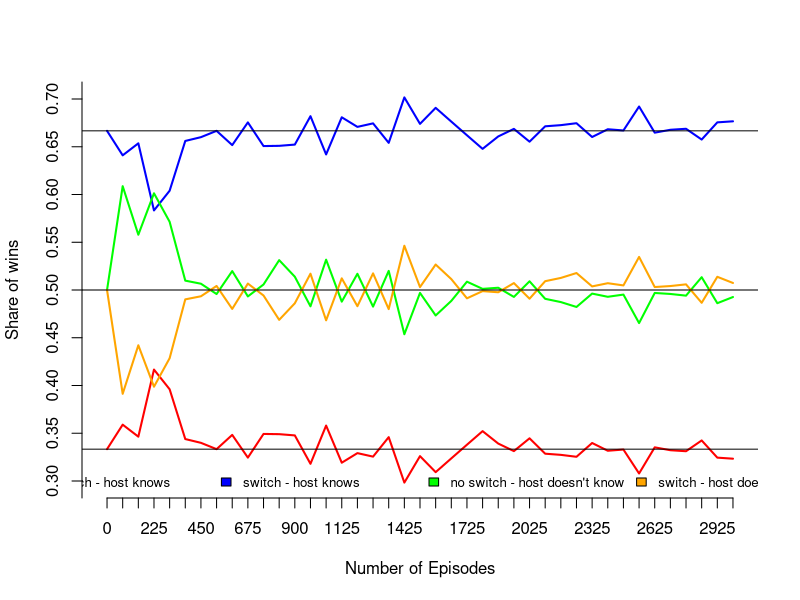

Write R code to recreate this figure.
library(Matrix)

montyhall <- function(k) {
  
  episodes <- as(rbind(rep(c(1, 0, 0), k), rep(c(0, 1, 0), k), rep(c(0, 0, 1), k)), "sparseMatrix") # sample 3k episodes
  episodes <- episodes[ , sample(ncol(episodes))] # shuffle for realism
  
  # contestant picks ex ante
  firstpick <- sample(1:3, k * 3, replace = T)
  
  left <- left2 <- rbind(rep(NA, k * 3), rep(NA, k * 3))
  noswitchwins  <- switchwins  <- rep(0, k * 3)
  noswitchwins2 <- switchwins2 <- rep(0, k * 3)

  # 1. show host takes away one of the zeros you did not pick
  
  left <- sapply(1:(3*k), function(j) {
                    if (firstpick[j] == which(episodes[, j] == 1)) {
                      rbind(episodes[firstpick[j], j], episodes[sample(which(episodes[, j] != 1), 1), j])
                    } else {
                      rbind(episodes[firstpick[j], j], episodes[which(episodes[, j] == 1), j])
                    }})
  
  # 2. show host takes away one of the boxes you did not pick - may be the winning one!
  
  left2 <- sapply(1:(3*k), function(j) rbind(episodes[firstpick[j], j], episodes[sample(setdiff(1:3, firstpick[j]), 1), j]))

  # 1. no switch 
  noswitchwins  <- left[1, ] == 1
  
  # 1. switch to the other remaining box, which is always in the lower row of left[, j]
  switchwins    <- left[2, ] == 1
  
  # 2. no switch 
  noswitchwins2 <- left2[1, ] == 1
  
  # 2. switch to the other remaining box, which is always in the lower row of left[, j]
  switchwins2   <- left2[2, ] == 1
  
  # sample proportion of episodes where the host does not take out the winning box.
  a <- mean(colSums(left2) == 1)
  
  # for case 2., we divide by  by the sample proportion of episodes where the host does not take out the winning box, to obtain the POSTERIOR probability of winning. 
  return(list(ns1 = mean(noswitchwins), s1 = mean(switchwins), ns2 = mean(noswitchwins2) / a, s2 = mean(switchwins2) / a))
  
} 


k <- seq(from = 1, to = 1001, by = 25)
results <- sapply(k, montyhall)

dev.new(height = 12, width = 15)
matplot(1:ncol(results), t(results),type="l",col=c("red","blue","green","orange"), lty=c(1,1,1,1), 
        lwd = c(2,2,2,2), ylab = "Share of wins", xlab = "Number of Episodes", axes = F)
abline(1/3, 0)
abline(1/2, 0)
abline(2/3, 0)
axis(2, at = seq(0, 1, 0.05))
axis(side=1, at=1:((5 * floor(ncol(results) / 5))+1), labels=c(3*(k - 1)))
legend("bottom", c("no switch - host knows", "switch - host knows", "no switch - host doesn't know", "switch - host doesn't know"),cex=0.8, fill = c("red","blue","green","orange"), ncol = 4, bty = "n")
